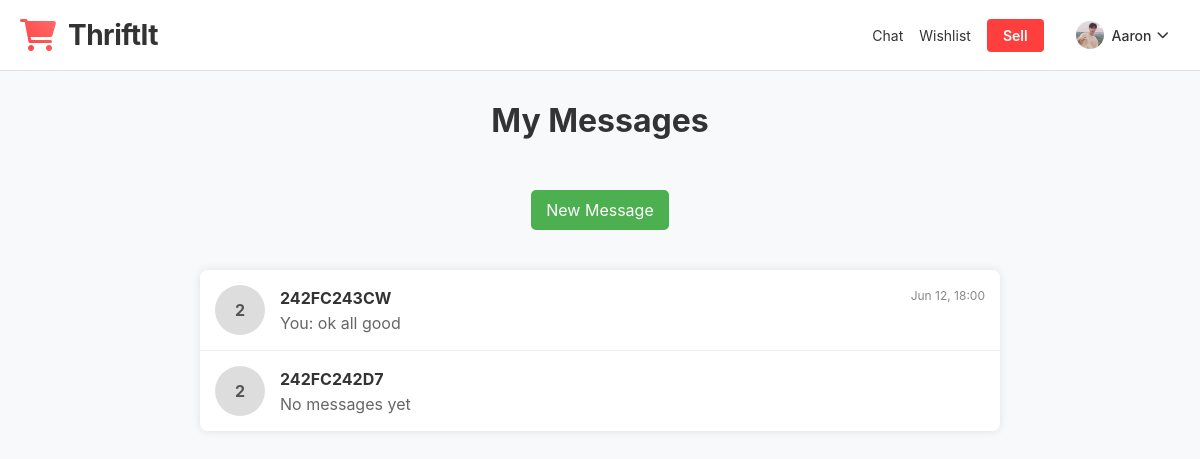
Screenshot of /inbox (signed in) with the database file from the repository.
### app.py (models this page shows, shortened)
class User(db.Model, UserMixin):
    id            = db.Column(db.Integer, primary_key=True)
    student_id    = db.Column(db.String(50), unique=True, nullable=False)
    student_email = db.Column(db.String(120), unique=True, nullable=False)
    password_hash = db.Column(db.String(255), nullable=False)  # Increased from 128 to 255
    full_name     = db.Column(db.String(100), nullable=True)
    profile_picture = db.Column(db.String(100), nullable=True, default='default-avatar.png')
    messages_sent     = db.relationship('Message', foreign_keys='Message.sender_id', backref='sender', lazy='dynamic')
    messages_received = db.relationship('Message', foreign_keys='Message.receiver_id', backref='receiver', lazy='dynamic')
    def get_profile_picture(self):
        return self.profile_picture if self.profile_picture else 'default-avatar.png'
    def get_display_name(self):
        return self.full_name if self.full_name else self.student_id

class Message(db.Model):
    id          = db.Column(db.Integer, primary_key=True)
    content     = db.Column(db.Text, nullable=False)
    timestamp   = db.Column(db.DateTime, nullable=False, default=datetime.utcnow)
    sender_id   = db.Column(db.Integer, db.ForeignKey('user.id'), nullable=False)
    receiver_id = db.Column(db.Integer, db.ForeignKey('user.id'), nullable=False)

### app.py (the view)
@app.route("/inbox")
@login_required
def inbox():
    try:
        users = User.query.filter(User.id != current_user.id).all()
        conversations = []
        for user in users:
            last_message = Message.query.filter(
                ((Message.sender_id == current_user.id) & (Message.receiver_id == user.id)) |
                ((Message.sender_id == user.id) & (Message.receiver_id == current_user.id))
            ).order_by(Message.timestamp.desc()).first()
            if last_message:
                conversations.append({
                    'user': user,
                    'last_message': last_message,
                    'unread_count': Message.query.filter_by(
                        sender_id=user.id,
                        receiver_id=current_user.id
                    ).count()  # Simple unread count implementation
                })
            else:
                conversations.append({
                    'user': user,
                    'last_message': None,
                    'unread_count': 0
                })
        conversations.sort(key=lambda x: x['last_message'].timestamp if x['last_message'] else datetime.min, reverse=True)
        return render_template("inbox.html", conversations=conversations)
    except Exception as e:
        app.logger.error(f"Inbox error: {str(e)}")
        flash('Error loading inbox.', 'error')
        return render_template("inbox.html", conversations=[])

### app.py (called while the page is built)
@login_manager.user_loader
def load_user(user_id):
    return User.query.get(int(user_id))

### templates/inbox.html (shortened to what this page needs)
<html lang="en">
<head>
  <link rel="stylesheet" href="{{ url_for('static', filename='style.css') }}">
  <link rel="stylesheet" href="{{ url_for('static', filename='style_inbox.css') }}">
</head>
<body>
  {% include 'profile_header.html' %}
  <h1 class="page-title">My Messages</h1>
  <div class="center-btn">
    <a href="{{ url_for('send_message') }}" class="action-btn">New Message</a>
  </div>
  <div class="conversation-list">
    {% if conversations %}
      {% for conv in conversations %}
        <div class="conversation" onclick="window.location.href='{{ url_for('chat', user_id=conv.user.id) }}'">
          <div class="avatar">{{ conv.user.student_id[0] | upper }}</div>
          <div class="conversation-info">
            <div class="conversation-header">
              <span class="sender-name">{{ conv.user.student_id }}</span>
              {% if conv.last_message %}
                <span class="timestamp">{{ conv.last_message.timestamp.strftime('%b %d, %H:%M') }}</span>
              {% endif %}
            </div>
            <div class="preview">
              {% if conv.last_message %}
                {% if conv.last_message.sender_id == current_user.id %}
                  You: {{ conv.last_message.content }}
                {% else %}
                  {{ conv.last_message.content }}
                {% endif %}
              {% else %}
                No messages yet
              {% endif %}
            </div>
          </div>
        </div>
      {% endfor %}
    {% else %}
      <div class="empty-state">
        <p>You don't have any messages yet.</p>
        <p>Start a conversation with someone by clicking the "New Message" button above.</p>
      </div>
    {% endif %}
  </div>
</body>
</html>

### templates/profile_header.html (shortened to what this page needs)
<!DOCTYPE html>
<html>
<head>
    <link rel="stylesheet" href="https://cdnjs.cloudflare.com/ajax/libs/font-awesome/6.0.0/css/all.min.css">
    <link rel="stylesheet" href="{{ url_for('static', filename='style_profile_header.css') }}">
</head>
<body>
    <header class="site-header">
        <div class="container">
            <a href="{{ url_for('home') }}" class="logo">
                <div class="logo-container">
                    <i class="fas fa-shopping-cart logo-icon"></i>
                    <span class="logo-text">ThriftIt</span>
                </div>
            </a>
            <div class="user-actions">
                <a href="{{ url_for('send_message') }}">Chat</a>
                <a href="{{ url_for('wishlist') }}">Wishlist</a>
                <a href="{{ url_for('upload') }}" class="btn-sell">Sell</a>
                <div class="user-menu" onclick="toggleMenu()">
                    <img src="{{ url_for('uploads', filename=current_user.get_profile_picture()) }}" alt="Profile" class="profile-pic">
                    <span>{{ current_user.get_display_name() }}</span>
                    <i class="fas fa-chevron-down"></i>
                </div>
            </div>
        </div>
    </header>
</body>
</html>

### static/style_inbox.css (style rules this page uses)
.conversation-list { width: 100%; max-width: 800px; margin: 20px auto; border-radius: 8px; overflow: hidden; box-shadow: 0 0 10px rgba(0,0,0,0.1); }
.conversation { display: flex; align-items: center; padding: 15px; border-bottom: 1px solid #eee; background-color: white; cursor: pointer; transition: background-color 0.2s; }
.conversation:last-child { border-bottom: none; }
.avatar { width: 50px; height: 50px; border-radius: 50%; background-color: #ddd; display: flex; align-items: center; justify-content: center; margin-right: 15px; font-weight: bold; color: #555; }
.conversation-info { flex-grow: 1; }
.conversation-header { display: flex; justify-content: space-between; margin-bottom: 5px; }
.sender-name { font-weight: bold; color: #333; }
.timestamp { color: #888; font-size: 12px; }
.preview { color: #666; overflow: hidden; text-overflow: ellipsis; white-space: nowrap; max-width: 500px; }
.page-title { text-align: center; margin: 30px 0; color: #333; }
.action-btn { display: inline-block; margin: 20px auto; padding: 10px 15px; background-color: #4CAF50; color: white; text-decoration: none; border-radius: 5px; text-align: center; }
.center-btn { display: flex; justify-content: center; }

### static/style_profile_header.css (style rules this page uses)
*, *::before, *::after { box-sizing: border-box; margin: 0; padding: 0; }
body { font-family: -apple-system, BlinkMacSystemFont, 'Segoe UI', Roboto, sans-serif; background-color: #f8f9fa; color: #333; }
.site-header { background: #fff; border-bottom: 1px solid #e0e0e0; position: relative; z-index: 1000; }
.site-header .container { max-width: 1200px; margin: 0 auto; height: 70px; display: flex; align-items: center; justify-content: space-between; padding: 0 20px; }
.site-header .logo { text-decoration: none; color: #333; }
.logo-container { display: flex; align-items: center; gap: 12px; }
.logo-icon { font-size: 32px; color: #ff3e3e; background: linear-gradient(45deg, #ff3e3e, #ff6b6b); -webkit-background-clip: text; -webkit-text-fill-color: transparent; background-clip: text; }
.logo-text { font-size: 28px; font-weight: 700; color: #333; letter-spacing: -0.5px; }
.site-header .user-actions { display: flex; align-items: center; position: relative; margin-left: auto; }
.site-header .user-actions a { color: #333; text-decoration: none; margin: 0 8px; font-size: 14px; display: flex; align-items: center; transition: color 0.2s ease; }
.site-header .user-menu { display: flex; align-items: center; cursor: pointer; padding: 6px 12px; border-radius: 20px; transition: background-color 0.2s ease; margin-left: 12px; order: 2; }
.site-header .user-menu .profile-pic { width: 28px; height: 28px; border-radius: 50%; margin-right: 8px; object-fit: cover; }
.site-header .user-menu span { font-size: 14px; font-weight: 500; margin-right: 6px; }
.site-header .user-menu i { font-size: 12px; transition: transform 0.2s ease; }
.site-header .btn-sell { background: #ff3e3e; color: #fff !important; text-decoration: none; padding: 8px 16px; border-radius: 4px; font-weight: 600; transition: opacity 0.2s ease; order: 1; }

### rows the page displays
User: profile_picture (picture), get_display_name "Aaron"
User: user.student_id "242FC243CW"
Message: last_message.timestamp "Jun 12, 18:00", last_message.content "ok all good"
User: user.student_id "242FC242D7"

### other values shown
{{ conv.user.student_id[0] | upper }} "2" "2"
